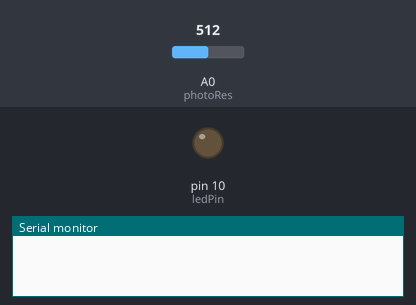
A sketch run on a simulated Arduino Uno, built with avr-gcc and run on an emulated ATmega328P. On the bench: output pins drawn as LEDs (lit = HIGH), the last lines printed to the serial monitor. The inputs (shaded band) are chosen by the test bench; at power-on: A0 (photoRes) = 512.

Above: at 1.2 s.
1.3 s: A0 (photoRes) set to 10
At 2.5 s:
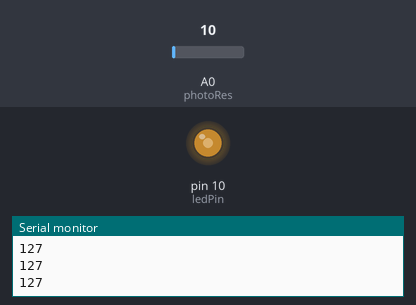
2.8 s: A0 (photoRes) set to 0
At 4.0 s:
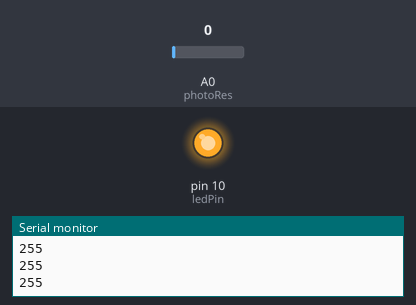
Timing chart, 0 to 5.8 s (numbered marks = the images above; inputs shaded):
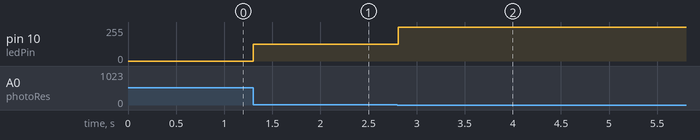

The sketch:

photoresistor.ino
```cpp
// Photoresistor
// Paul Schakel
// Reads the light level from a photoresistor, and checks if the light level is below 20. If so, it turns on an LED which slowly gets brighter as the light level goes down.

const int ledPin = 10;
const int photoRes = A0;

int lightLevel;
int brightness;

void setup() {
  pinMode(ledPin, OUTPUT);
  pinMode(photoRes, INPUT);
  Serial.begin(9600);
}

void loop() {
  lightLevel = analogRead(photoRes);
  if (lightLevel < 20) {  //turn on LED
    brightness = map(lightLevel, 20, 0, 0, 255);  //makes the LED brighter depending on the light level
    Serial.println(brightness);
    analogWrite(ledPin, brightness);
  } else {  //turn off LED
    analogWrite(ledPin, 0);
  }
}
```

Measured:
- after the input at 1.3 s, pin 10 (ledPin): 0/255 → 127/255 at once
- after the input at 2.8 s, pin 10 (ledPin): 127/255 → 255/255 at once
